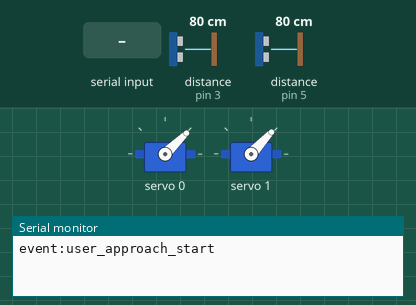
Recording of a program running on a simulated Arduino Uno, built with avr-gcc and run on an emulated ATmega328P. On the bench: 2 × servo, the last lines printed to the serial monitor. Wiring (inferred from the names in the program): 2 × ultrasonic range finder: trigger pin 2, echo pin 3 / trigger pin 4, echo pin 5. The inputs (shaded band) are chosen by the test bench; at power-on: distance to the obstacle (sensors on pin 5, pin 3) 80 cm. The echo pulse lasts 58.3 µs per cm.

Above: at 2.7 s.
2.8 s: distance to the obstacle (sensor on pin 5) set to 54 cm
At 5.58 s:
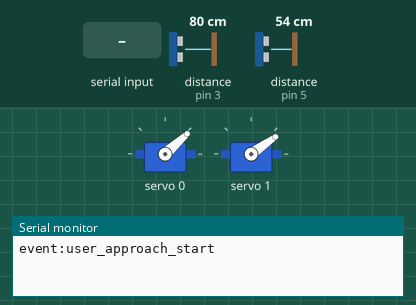
5.8 s: distance to the obstacle (sensor on pin 5) set to 47 cm
At 7.07 s:
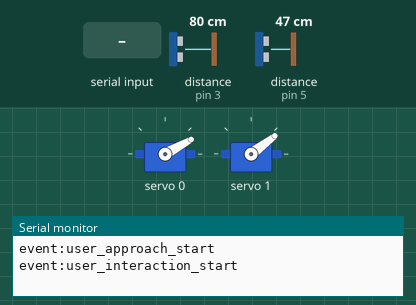
8.8 s: "set_state:DEATH\n" received over Serial
At 11.6 s:
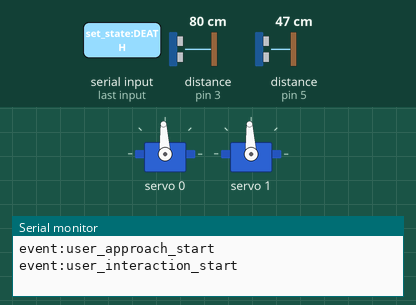
11.8 s: "set_state:IDLE\n" received over Serial
At 12.28 s:
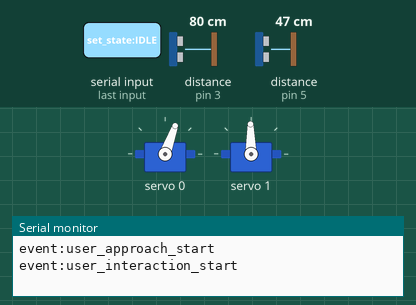
14.8 s: distance to the obstacle (sensor on pin 3) set to 2 cm
17.8 s: distance to the obstacle (sensor on pin 5) set to 60 cm
Timing chart, 0 to 36.5 s (numbered marks = the images above; inputs shaded):
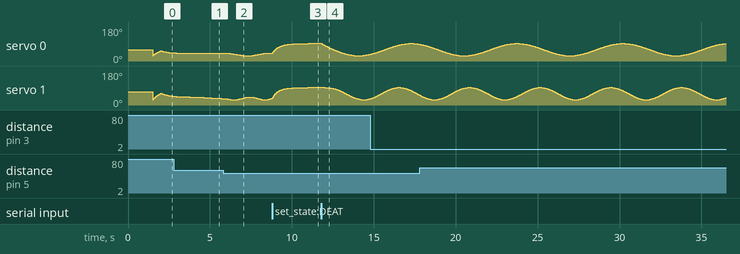

Measured:
- the behaviour switches between 51 and 50 cm on distance to the obstacle (sensor on pin 5) (found by bisection; images 1 and 2)

The program:

main.cpp
```cpp
// (licence header left out)
//-------------[ LIBRARIES ]-------------
#include <Arduino.h>
#include <Adafruit_PWMServoDriver.h>
#include <Wire.h>
#include <config.h>

//-------------[ INITIALIZATION ]-------------
// Create an instance of the Adafruit_PWMServoDriver class
Adafruit_PWMServoDriver pwm = Adafruit_PWMServoDriver();

// Initialize an array to hold the current phase for each leaf
float currentPhases[NUM_LEAVES];

// Set up state machone for movement
MovementState movementState = IDLE; // Start in IDLE state
MovementState pendingState = NO_CHANGE; // Keeps track of the next state

// Holds the live, interpolated movement parameters
MovementSet currentMovement;

// Set up state machine for user detection
UserState userState = NO_USER;

// Flag to indicate if the sculpture is under external AI control
bool isAiControlled = false;

// Concurrency variables for each separate task
unsigned long userDetectTime = 0;
unsigned long lastStateChangeTime = 0;

//-------------[ FUNCTION PROTOTYPES ]-------------
void  moveLeaf(float phase, int leafIndex, const MovementSet& movementSet);
void  initializeLeafPositions();
void  updateLeafMovement();
MovementSet getMovementSetForState(MovementState state);
void  requestStateChange(MovementState newState);
void  updateStateMachine();
float mapFloat(float x, float in_min, float in_max, float out_min, float out_max);
float lerp(float start, float end, float progress);
float readUltrasonicDistance(SensorType sensor);
void  userDetection();
void  readSerialCommands();

//-------------[ SETUP FUNCTION ]-------------
void setup() {

  // Initialize serial communication for debugging
  Serial.begin(BAUD_RATE);

  // Set the pin modes for the ultrasonic sensors
  pinMode(APPROACH_TRIG_PIN, OUTPUT);
  pinMode(APPROACH_ECHO_PIN, INPUT);
  pinMode(INTERACTION_TRIG_PIN, OUTPUT);
  pinMode(INTERACTION_ECHO_PIN, INPUT);

  // Initialize the PCA9685 servo driver.
  pwm.begin();
  pwm.setPWMFreq(SERVO_FREQUENCY);

  // Initialize the starting phase for each leaf
  for (int i = 0; i < NUM_LEAVES; i++) {
    currentPhases[i] = LEAF_BASELINES[i].phaseOffset;
  }

  // Move leaves to starting position
  initializeLeafPositions();


}

//-------------[ MAIN LOOP ]-------------
void loop() {

  // Input: Gather information from sensors and serial
  userDetection();
  readSerialCommands();

  // Process: Make decisions based on the new information
  updateStateMachine();

  // Output: Move the leaves to reflect the current state
  updateLeafMovement();

}


//-------------[ HELPER FUNCTIONS ]-------------
/**
 * @brief  Translates an animation phase and MovementSet into a physical servo position.
 *
 * @details This is a core utility function that takes a point in an animation cycle
 * (the phase) and maps it to a precise pulse width for a specific servo,
 * respecting the pre-defined safe movement range for that leaf.
 * It uses a virtual range supplied in an input MovementSet to differentiate
 * the midpoint and amplitude of each type of movement
 *
 * @param   phase The current phase of the sine wave for the leaf.
 * @param   leafIndex The index of the leaf to move.
 * @param   movementSet The MovementSet currently active
 *
 */
void moveLeaf(float phase, int leafIndex, const MovementSet& movementSet) {

  // Calculate the sine value for the current phase of this leaf
  float sinValue = sin(phase);

  // Map the virtual center and amplitude directly to the physical safety range
  float angle = mapFloat( movementSet.centerAngle + sinValue * movementSet.amplitude,
                          VIRTUAL_MIN,
                          VIRTUAL_MAX,
                          LEAF_RANGES[leafIndex].minAngle,
                          LEAF_RANGES[leafIndex].maxAngle );

  // Safety net in case of floating point errors
  angle = constrain(angle, LEAF_RANGES[leafIndex].minAngle, LEAF_RANGES[leafIndex].maxAngle);

  // Convert the angle to pulse width
  int pulseWidth = mapFloat(angle, 0, SERVO_MAX_ANGLE, PULSEWIDTH_MIN, PULSEWIDTH_MAX);

  // Set the servo position
  pwm.writeMicroseconds(LEAF_PINS[leafIndex].servoPin, pulseWidth);

}

/**
 * @brief  Initializes the leaf positions based on their starting phases
 * and the idle movement set.
 *
 */
void initializeLeafPositions() {

  for (int i = 0; i < NUM_LEAVES; i++) {
    moveLeaf(LEAF_BASELINES[i].phaseOffset, i, IDLE_MOVEMENT);
  }

  // Give the servos a moment to reach their starting positions
  delay(1500);
}

/**
 * @brief  Moves the leaf servos in organic paths.
 *
 * @details This function uses the moveLeaf() function to move all leaves in
 * organic undulating paths, using easing to make movement changes flow,
 * and handles phase wrapping to prevent overflow.
 *
 * @todo    add randomness to the movements to make them even more organic
 *
 */
void updateLeafMovement() {

   // 1. Determine the destination based on the current state
    MovementSet targetMovement = getMovementSetForState(movementState);

    // 2. Smoothly interpolate the current movement towards the target
    currentMovement.centerAngle = lerp(currentMovement.centerAngle, targetMovement.centerAngle, SMOOTHING_FACTOR);
    currentMovement.amplitude = lerp(currentMovement.amplitude, targetMovement.amplitude, SMOOTHING_FACTOR);
    currentMovement.speedFactor = lerp(currentMovement.speedFactor, targetMovement.speedFactor, SMOOTHING_FACTOR);

    // 3. Move the leaves using the newly updated "currentMovement"
  for (int i = 0; i < NUM_LEAVES; i++) {

    // Move the leaf to its new position based on the current phase
    moveLeaf(currentPhases[i], i, currentMovement);

    // Increment the phase for the current leaf
    currentPhases[i] += (LEAF_BASELINES[i].speed*currentMovement.speedFactor);

    // Reset the phase of the leaf if it exceeds 2 * PI to avoid overflow
    if (currentPhases[i] >= 2 * PI) {
      currentPhases[i] -= 2 * PI;
    }

  }
}
/**
 * @brief  Select the correct movement parameters based on the current state
 *
 * @param   state The state to get movements for
 *
 */
MovementSet getMovementSetForState(MovementState state) {
  switch (state) {
    case APPROACH: return APPROACH_MOVEMENT;
    case LISTEN: return LISTEN_MOVEMENT;
    case REACTING_POSITIVE: return POSITIVE_MOVEMENT;
    case REACTING_NEGATIVE: return NEGATIVE_MOVEMENT;
    case REACTING_NEUTRAL: return NEUTRAL_MOVEMENT;
    case FINAL_SPEECH: return FINAL_SPEECH_MOVEMENT;
    case DEATH: return DEATH_MOVEMENT;
    case IDLE:
    default: return IDLE_MOVEMENT;
  }
}

/**
 * @brief  Changes the current state.
 *
 * @param   state The new state to set.
 *
 * @todo    Implement logic to handle smooth transitions between states
 *
 */
void requestStateChange(MovementState newState) {
    // Log the request if it's different from the current state AND any pending state
    if (newState != movementState && newState != pendingState) {
        pendingState = newState;
    }
}

/**
 * @brief  Checks for and processes pending state changes after a cooldown
 *
 */
void updateStateMachine() {
    // Check if a state change is pending AND the cooldown has expired
    if (pendingState != NO_CHANGE && millis() - lastStateChangeTime > STATE_CHANGE_COOLDOWN_MS) {

        // Apply the pending state change
        movementState = pendingState;

        // Clear the pending state
        pendingState = NO_CHANGE;

        // Update the timestamp to start the new cooldown period
        lastStateChangeTime = millis();
    }
}

 /**
 * @brief Re-maps a number from one range to another using floating-point math.
 *
 * @param x The number to map.
 * @param in_min The lower bound of the value's current range.
 * @param in_max The upper bound of the value's current range.
 * @param out_min The lower bound of the value's target range.
 * @param out_max The upper bound of the value's target range.
 *
 * @return The mapped value as a float.
 */
float mapFloat(float x, float in_min, float in_max, float out_min, float out_max) {
  return (x - in_min) * (out_max - out_min) / (in_max - in_min) + out_min;
}

/**
 * @brief  Calculates a point between two values using linear interpolation (lerp).
 *
 * @param  start The starting value (returned when progress is 0.0).
 * @param  end The ending value (returned when progress is 1.0).
 * @param  progress The interpolation factor, typically a value from 0.0 to 1.0.
 *
 * @return The interpolated value between the start and end points
 */
float lerp(float start, float end, float progress) {
  return start + (end - start) * progress;
}


/**
 * @brief  Reads distance from the ultrasonic sensor.
 *
 * @details This function triggers the selected ultrasonic sensor and reads
 * the echo time to calculate the distance to the nearest object in centimeters.
 *
 * @param   sensor The sensor type to read from.
 *
 * @return  Distance in centimeters as a float.
 *
 * @todo change pulseIn() for a non-blocking read function like those found in NewPing
 */
float readUltrasonicDistance(SensorType sensor) {
  int triggerPin;
  int echoPin;

  // Select the correct pins based on the sensor type
  switch (sensor) {
    case APPROACH_SENSOR:
      triggerPin = APPROACH_TRIG_PIN;
      echoPin = APPROACH_ECHO_PIN;
      break; // The 'break' is important!

    case INTERACTION_SENSOR:
      triggerPin = INTERACTION_TRIG_PIN;
      echoPin = INTERACTION_ECHO_PIN;
      break;
  }
  // Clear the trigger pin
  digitalWrite(triggerPin, LOW);
  delayMicroseconds(ULTRASONIC_CLEAR_PULSE);

  // Set the trigger pin high for a specified pulse duration
  digitalWrite(triggerPin, HIGH);
  delayMicroseconds(ULTRASONIC_TRIGGER_PULSE);
  digitalWrite(triggerPin, LOW);

  // Read the echo pin and calculate the distance
  long duration = pulseIn(echoPin, HIGH, ULTRASONIC_TIMEOUT);
  float distance = (duration * SPEED_OF_SOUND) / 2; // Convert to cm

  // If the distance is 0 (a timeout), return our out-of-range value instead.
    if (distance == 0) {
        distance = SENSOR_OUT_OF_RANGE;
    }

  return distance;
}

/**
 * @brief  Determines if user is approaching or within interaction range.
 *
 * @details This function uses the readUltrasonicDistance() to determine if the
 * user is approaching and then if they lean within interaction range.
 * It updates the userState accordingly and triggers state changesin the
 * movement state machine and sends serial events that are used by the host
 * computer to initiate AI interaction
 * .
 */
void userDetection() {
    if(isAiControlled) {
        return; // Don't run user detection loop when the firmware is under the control of the AI
    }
    if (millis() - userDetectTime < SAMPLING_INTERVAL_MS) {
        return; // Not time to sample yet
    }
    userDetectTime = millis(); // Update the timer

    // Read the sensors once at the beginning of the check
    float approachDistance = readUltrasonicDistance(APPROACH_SENSOR);
    float interactionDistance = readUltrasonicDistance(INTERACTION_SENSOR);

    // User detection state machine
    switch (userState) {
        case NO_USER:
            if (approachDistance <= APPROACH_THRESHOLD_CM) {
                Serial.println("event:user_approach_start");
                userState = USER_APPROACHING;
                requestStateChange(APPROACH);
            }
            break;

        case USER_APPROACHING:
            if (interactionDistance <= INTERACTION_THRESHOLD_CM) {
                Serial.println("event:user_interaction_start");
                userState = USER_INTERACTING;
                requestStateChange(LISTEN);
            } else if (approachDistance > APPROACH_THRESHOLD_CM) {
                Serial.println("event:user_approach_end");
                userState = NO_USER;
                requestStateChange(IDLE);
            }
            break;

        case USER_INTERACTING:
            if (interactionDistance > INTERACTION_THRESHOLD_CM) {
                Serial.println("event:user_interaction_end");
                userState = USER_APPROACHING;
            }

            break;
    }
}
void readSerialCommands() {
    if (Serial.available() > 0) {
        String command = Serial.readStringUntil('\n');

        if (command == "set_state:REACTING_POSITIVE") {
            isAiControlled = true; // AI takes control
            requestStateChange(REACTING_POSITIVE);
        } else if (command == "set_state:REACTING_NEGATIVE") {
            isAiControlled = true; // AI takes control
            requestStateChange(REACTING_NEGATIVE);
        } else if (command == "set_state:REACTING_NEUTRAL") {
            isAiControlled = true; // AI takes control
            requestStateChange(REACTING_NEUTRAL);
        } else if (command == "set_state:FINAL_WORDS") {
            isAiControlled = true; // AI takes control
            requestStateChange(FINAL_SPEECH);
        } else if (command == "set_state:DEATH") {
            isAiControlled = true; // AI takes control
            requestStateChange(DEATH);
        } else if (command == "set_state:IDLE") {
            isAiControlled = false; // AI takes control
            requestStateChange(IDLE);
        }
    }
}
```

config.h
```cpp
// (licence header left out)
// TODO: replace #define with const across the board
// TODO: add type hinting
// TODO: add additional externs for variables in main.cpp

#ifndef CONFIG_H
#define CONFIG_H

//-------------[ HARDWARE PINS & ADDRESSES ]-------------
// Serial communication baud rate
#define BAUD_RATE 9600

// Number of leaves in the sculpture
#define NUM_LEAVES 2

// Define the pin positions for the leaves on the PCA9685 servo driver
struct Leaf {
    int servoPin; // Pin connected to the servo motor
};
const Leaf LEAF_PINS[NUM_LEAVES] = {
    {0}, // Leaf 1 servo pin
    {1},
};

// Define Ultrasonic sensor pins
// Approach sensor
#define APPROACH_TRIG_PIN 2
#define APPROACH_ECHO_PIN 3
// Interaction sensor
#define INTERACTION_TRIG_PIN 4
#define INTERACTION_ECHO_PIN 5


//-------------[ SERVO CALIBRATION ]-------------
#define PULSEWIDTH_MIN 500
#define PULSEWIDTH_MAX 2500
#define SERVO_MAX_ANGLE 270
#define SERVO_FREQUENCY 50

// -------------[ ULTRASONIC SENSOR CALIBRATION ]-------------
// An enum to create clear, readable names for the sensors
enum SensorType {
  APPROACH_SENSOR,
  INTERACTION_SENSOR
};

// Ultrasonic sensor timing and conversion
const int ULTRASONIC_CLEAR_PULSE = 2; // in microseconds
const int ULTRASONIC_TRIGGER_PULSE = 10; // in microseconds
const float SPEED_OF_SOUND = 0.0343; // cm per microsecond

// Ultrasonic timeout to not stall other functions
const int MAX_ULTRASONIC_RANGE = 200; // in centimeters
const unsigned long ULTRASONIC_TIMEOUT = (MAX_ULTRASONIC_RANGE * 2) / SPEED_OF_SOUND; // in microseconds
const float SENSOR_OUT_OF_RANGE = 999; //  to sanitize sensor timeout

// Sampling Interval for the sensors
const int SAMPLING_INTERVAL_MS = 100; // 100 ms between readings


//-------------[ PHYSICAL CONSTRAINTS ]-------------
// Define the safe movement range for each of the leaves
 struct AngleRange {
    int minAngle; // Minimum angle in degrees
    int maxAngle; // Maximum angle in degrees
};
const AngleRange LEAF_RANGES[NUM_LEAVES] = {
    {45, 135}, // Leaf 1 range
    {45, 135},
};
//TODO: Add more leaves with their ranges

// Sensor threshold distances in cm
#define APPROACH_THRESHOLD_CM 100.0
#define INTERACTION_THRESHOLD_CM 50.0

//-------------[ MOVEMENT SET CONFIGURATIONS ]-------------
// Declare the array of current phases for each leaf.
extern float currentPhases[];

// Declaration of the leaf baseline movement
struct BaselineMovement {
    float speed; // Speed of the movement
    float phaseOffset; // Phase offset for sine wave motion
};
// Define the baseline movement for each leaf
const BaselineMovement LEAF_BASELINES[NUM_LEAVES] = {
    {0.001, 0.0}, // Leaf 1 baseline movement (speed in radians per loop, phase offset in radians)
    {0.0015, 0.3},

};


//-------------[ STATE MACHINE DEFINITION ]-------------
// Cooldown period to prevent rapid state changes from noisy sensors
const unsigned long STATE_CHANGE_COOLDOWN_MS = 2000; // 2 seconds

// Controls the speed of the transition between states.
// Smaller value = slower, smoother transition.
const float SMOOTHING_FACTOR = 0.005;

// An enum to create clear, readable names for the user position states
enum UserState {
    NO_USER,
    USER_APPROACHING,
    USER_INTERACTING
};

// An enum to give the movement states clear, readable names.
enum MovementState {
    IDLE,               // Default state when the sculpture is not interacting
    APPROACH,
    LISTEN,             // State when the sculpture is listening for input
    REACTING_POSITIVE,
    REACTING_NEGATIVE,
    REACTING_NEUTRAL,
    FINAL_SPEECH,
    DEATH,
    NO_CHANGE           // Used to keep track of when the state isn't changing
};

// Define the movement sets for different states
struct MovementSet {
    float amplitude;    // How wide the movement is
    float centerAngle;  // The midpoint of the movement
    float speedFactor;  // The speed of the sine wave (times baseline speed)
};
// for ease of visualization these movement sets are defined using a virtual range
// between 0 and 180 that gets mapped to physical constraints in LEAF_RANGES at runtime
const float VIRTUAL_MIN = 0;
const float VIRTUAL_MAX = 180;
const MovementSet IDLE_MOVEMENT = {90, 90.0, 2};
const MovementSet APPROACH_MOVEMENT = {20, 20.0, 1};
const MovementSet LISTEN_MOVEMENT = {20, 20.0, 5};
const MovementSet POSITIVE_MOVEMENT = {25.0, 90, 2};
const MovementSet NEGATIVE_MOVEMENT = {5, 135, 3};
const MovementSet NEUTRAL_MOVEMENT = {20, 90, 1.5};
const MovementSet FINAL_SPEECH_MOVEMENT = {20, 90, 1.5};
const MovementSet DEATH_MOVEMENT = {0, 180, 0.1};

#endif // CONFIG_H
```
